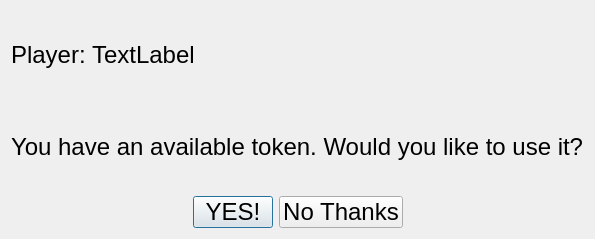
<?xml version="1.0" encoding="UTF-8"?>
<ui version="4.0">
 <class>TokenPopup</class>
 <widget class="QDialog" name="TokenPopup">
  <property name="geometry">
   <rect>
    <x>0</x>
    <y>0</y>
    <width>526</width>
    <height>239</height>
   </rect>
  </property>
  <property name="windowTitle">
   <string>Dialog</string>
  </property>
  <layout class="QHBoxLayout" name="horizontalLayout_3">
   <item>
    <layout class="QVBoxLayout" name="everythingLayout">
     <item>
      <layout class="QHBoxLayout" name="horizontalLayout_2">
       <item>
        <widget class="QLabel" name="label">
         <property name="font">
          <font>
           <pointsize>18</pointsize>
          </font>
         </property>
         <property name="text">
          <string>Player:</string>
         </property>
        </widget>
       </item>
       <item>
        <widget class="QLabel" name="playerLabel">
         <property name="font">
          <font>
           <pointsize>18</pointsize>
          </font>
         </property>
         <property name="text">
          <string>TextLabel</string>
         </property>
        </widget>
       </item>
       <item>
        <spacer name="horizontalSpacer_3">
         <property name="orientation">
          <enum>Qt::Horizontal</enum>
         </property>
         <property name="sizeHint" stdset="0">
          <size>
           <width>40</width>
           <height>20</height>
          </size>
         </property>
        </spacer>
       </item>
      </layout>
     </item>
     <item>
      <widget class="QLabel" name="question">
       <property name="font">
        <font>
         <pointsize>18</pointsize>
        </font>
       </property>
       <property name="text">
        <string>You have an available token. Would you like to use it?</string>
       </property>
      </widget>
     </item>
     <item>
      <layout class="QHBoxLayout" name="horizontalLayout">
       <item>
        <spacer name="horizontalSpacer">
         <property name="orientation">
          <enum>Qt::Horizontal</enum>
         </property>
         <property name="sizeHint" stdset="0">
          <size>
           <width>40</width>
           <height>20</height>
          </size>
         </property>
        </spacer>
       </item>
       <item>
        <widget class="QPushButton" name="useTokenButton">
         <property name="sizePolicy">
          <sizepolicy hsizetype="Minimum" vsizetype="Minimum">
           <horstretch>0</horstretch>
           <verstretch>0</verstretch>
          </sizepolicy>
         </property>
         <property name="minimumSize">
          <size>
           <width>0</width>
           <height>32</height>
          </size>
         </property>
         <property name="maximumSize">
          <size>
           <width>16777215</width>
           <height>32</height>
          </size>
         </property>
         <property name="font">
          <font>
           <pointsize>18</pointsize>
          </font>
         </property>
         <property name="text">
          <string>YES!</string>
         </property>
        </widget>
       </item>
       <item>
        <widget class="QPushButton" name="denyTokenButton">
         <property name="sizePolicy">
          <sizepolicy hsizetype="Minimum" vsizetype="Minimum">
           <horstretch>0</horstretch>
           <verstretch>0</verstretch>
          </sizepolicy>
         </property>
         <property name="minimumSize">
          <size>
           <width>0</width>
           <height>32</height>
          </size>
         </property>
         <property name="maximumSize">
          <size>
           <width>16777215</width>
           <height>32</height>
          </size>
         </property>
         <property name="font">
          <font>
           <pointsize>18</pointsize>
          </font>
         </property>
         <property name="text">
          <string>No Thanks</string>
         </property>
        </widget>
       </item>
       <item>
        <spacer name="horizontalSpacer_2">
         <property name="orientation">
          <enum>Qt::Horizontal</enum>
         </property>
         <property name="sizeHint" stdset="0">
          <size>
           <width>40</width>
           <height>20</height>
          </size>
         </property>
        </spacer>
       </item>
      </layout>
     </item>
    </layout>
   </item>
  </layout>
 </widget>
 <resources/>
 <connections/>
</ui>
